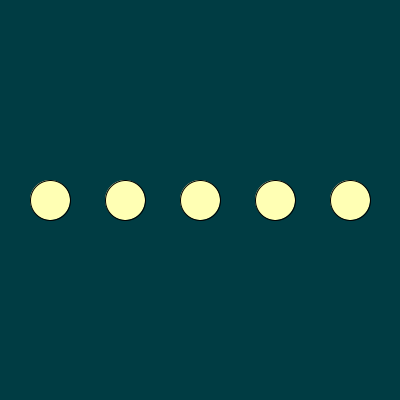
Frame 1 (no input)
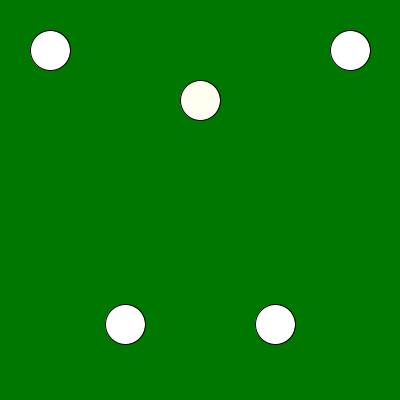
Frame 60 (the mouse pressed at the canvas centre just before this capture)
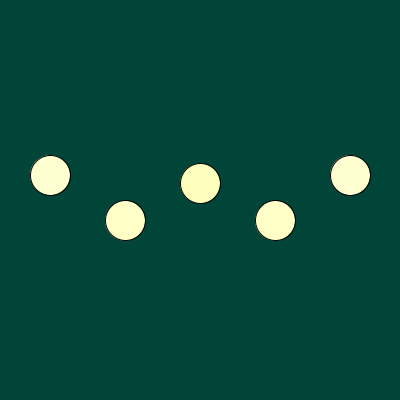
Frame 120 (the mouse held since frame 60 and released just before this capture)

The Processing sketch that drew these frames (run headless with seeded random() and noise(); from frame 60 on, the mouse is pressed at the canvas centre):

// Processing sketch: processing_121169
// ── processing_121169.pde

float counter = 0;
 
void setup()
{
  size(400, 400);
}
 
void draw()
{
  float t = map(sin(counter), 1, -3, 0, 270);
  float x = map(-sin(counter), 1, -1, 0, 120);
  background(0, x, t);
  
  
  translate(width/8, height/2);
  pushMatrix();
  translate(0, sin(counter)*-150);
  float h = map(sin(counter), -1, 1, 0, 360);
  fill(255, 255, h);
  ellipse(0, 0, 40, 40);
  popMatrix();
  
  translate(75,0);
 
  pushMatrix();
  translate(0, sin(counter)*125);
  float b = map(sin(counter), -1, 1, 60, 300);
  fill(255, 255, b);
  ellipse(0, 0, 40, 40);
  popMatrix();
  
  translate(75,0);
 
  pushMatrix();
  translate(0, sin(counter)*-100);
  float v = map(sin(counter), -1, 1, 120, 240);
  fill(255, 255, v);
  ellipse(0, 0, 40, 40);
  popMatrix();
  
  translate(75,0);
 
  pushMatrix();
  translate(0, sin(counter)*125);
  fill(255, 255, b);
  ellipse(0, 0, 40, 40);
  popMatrix();
  
  translate(75,0);
 
  pushMatrix();
  translate(0, sin(counter)*-150);
  fill(255, 255, h);
  ellipse(0, 0, 40, 40);
  popMatrix();
 
 
  counter += 0.025;
}
